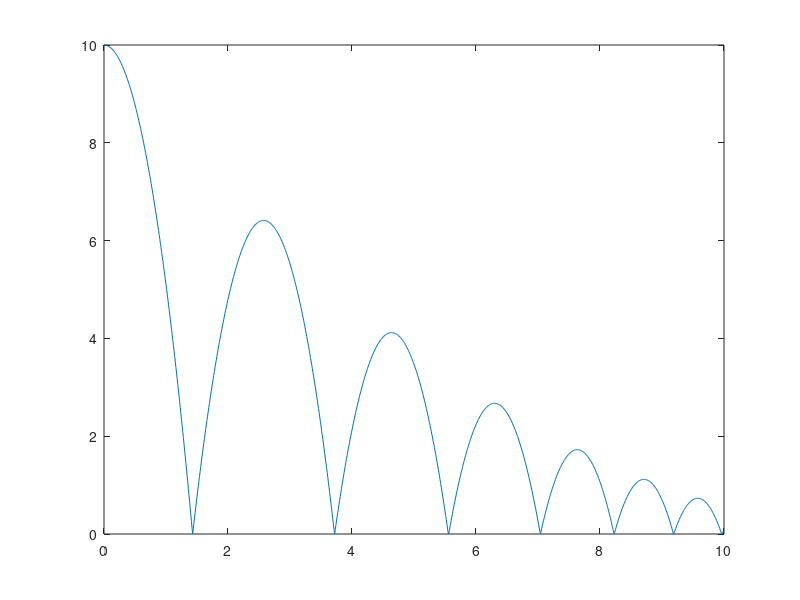

Write MATLAB code to recreate this figure.


% clean slate
clear
close all

% define the time array
dt = 0.01; % [s]
time = linspace(0,1,1000)*dt;

% parameters
g = 9.8; % [m/s/s]
gamma = 0.8;

% allocate position and velocity variables
x = nan(1,numel(time));   % [m]
y = nan(1,numel(time));   % [m]
vx = nan(1,numel(time));   % [m/s]
vy = nan(1,numel(time));   % [m/s]

% initialize position and velocity
x(1) = 0;
y(1) = 10; 
vx(1) = 1;
vy(1) = 0;

for k = 1:numel(time)-1
    
    % equations of motion
    vx(k+1) = vx(k);
    vy(k+1) = vy(k) - g*dt;
    
    x(k+1) = x(k) + mean(vx(k:k+1))*dt;
    y(k+1) = y(k) + mean(vy(k:k+1))*dt;
    
    % bouncing
    if y(k+1)<0
        y(k+1) = 0;
        vy(k+1) = -gamma*vy(k+1);
    end
    
end

% plot
figure
clf
plot(x,y)